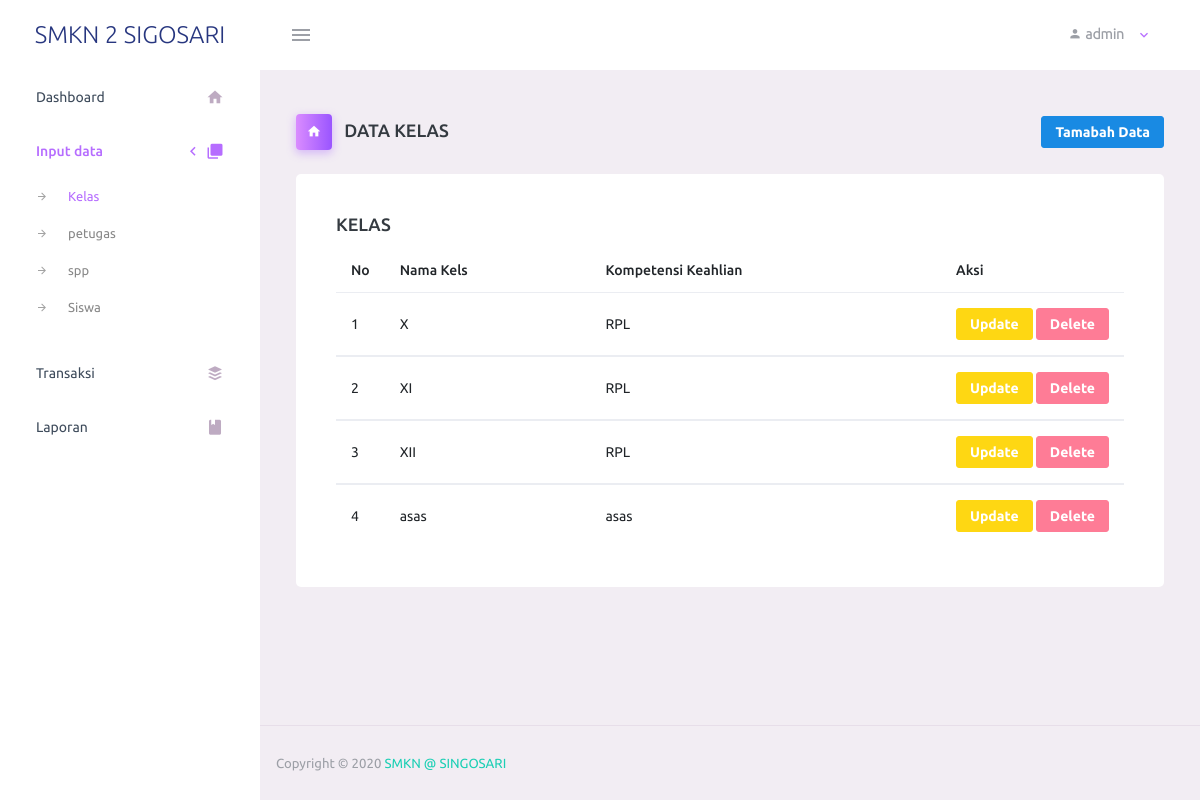
Page /admin/kelas.php (signed in) on the committed database.
### tables this page shows
CREATE TABLE `kelas` (
  `id_kelas` int(11) NOT NULL,
  `nama_kelas` varchar(11) NOT NULL,
  `keahlian` varchar(50) NOT NULL
);

### admin/kelas.php (the view, shortened to what this page needs)
      <?php
include '_navbar.php';
 ?>
        <div class="main-panel">
          <div class="content-wrapper">
              <div class="page-header">
              <h3 class="page-title">
                <span class="page-title-icon bg-gradient-primary text-white mr-2">
                  <i class="mdi mdi-home"></i>
                </span> DATA KELAS </h3>
              <nav aria-label="breadcrumb">
                 <a href="tambah_kelas.php"><button type="button" class="btn btn-info btn-lg btn-sm" > Tamabah Data</button></a>
              </nav>
            </div>
             <div class="col-lg-15 grid-margin stretch-card">
                <div class="card">
                  <div class="card-body">
                    <h4 class="card-title">KELAS</h4>
                    <table class="table">
                      <thead>
                       <tr >
                          <th width="3">No</th>
                          <th>Nama Kels</th>
                          <th>Kompetensi Keahlian</th>
                          <th width="18%" >Aksi</th>
                          </tr>
                          </thead>
                                            <?php
                                            include "koneksi.php";
                                            $sql="select * from kelas order by id_kelas desc";
                                            $hasil=mysqli_query($koneksi,$sql);
                                            $no=0;
                                            while ($data = mysqli_fetch_array($hasil)) {
                                                $no++;
                                                ?>
                                                <tbody>
                                                <tr>
                                                    <td><?php echo $no;?></td>
                                                    <td><?php echo $data["nama_kelas"];   ?></td>
                                                    <td><?php echo $data["keahlian"];   ?></td>
                                                    <td>
                                                        <a href="update_kelas.php?id_kelas=<?php echo htmlspecialchars($data['id_kelas']); ?>" class="btn btn-warning btn-sm" role="button">Update</a>
                                                        <a href="delete_kelas.php?id_kelas=<?php echo htmlspecialchars($data["id_kelas"]); ?>" class="btn btn-danger btn-sm" role="button">Delete</a>
                                                    </td>
                                                </tr>
                                                </tbody>
                                                <?php
                                            }
                                            ?>
                    </table>
                  </div>
                </div>
              </div>
            </div>
        <?php include '_footer.php' ?>

### rows in the picture
kelas: nama_kelas "X", keahlian "RPL"
kelas: nama_kelas "XI", keahlian "RPL"
kelas: nama_kelas "XII", keahlian "RPL"
kelas: nama_kelas "asas", keahlian "asas"

### other values in the picture
$_SESSION['level'] "admin"
